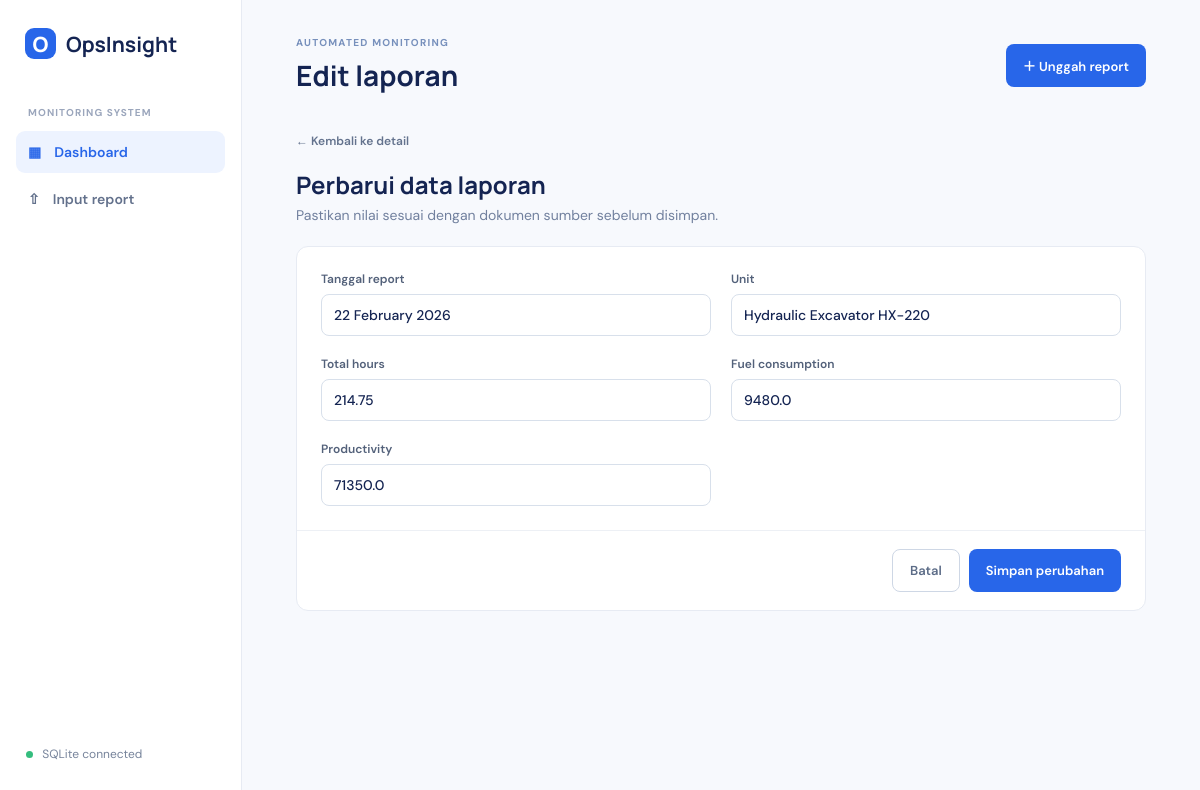
Page /reports/3/edit on the committed database.
### tables this page shows
CREATE TABLE reports (
          id INTEGER PRIMARY KEY AUTOINCREMENT,
          report_date TEXT NOT NULL,
          unit TEXT NOT NULL,
          total_hours REAL NOT NULL DEFAULT 0,
          fuel_consumption REAL NOT NULL DEFAULT 0,
          productivity REAL NOT NULL DEFAULT 0,
          source_file TEXT,
          created_at TEXT NOT NULL DEFAULT CURRENT_TIMESTAMP
        );

### app.py (the view, shortened to what this page needs)
@app.route("/reports/<int:report_id>/edit", methods=["GET", "POST"])
def edit_report(report_id):
    report = get_report_or_404(report_id)
    return render_template("report_edit.html", report=report)

### app.py (called while the page is built)
def get_db():
    if "db" not in g:
        g.db = sqlite3.connect(DB_PATH)
        g.db.row_factory = sqlite3.Row
    return g.db

def get_report_or_404(report_id: int):
    report = get_db().execute("SELECT * FROM reports WHERE id = ?", (report_id,)).fetchone()
    if report is None:
        abort(404)
    return report

### templates/report_edit.html (shortened to what this page needs)
{% extends 'base.html' %}
{% block heading %}Edit laporan{% endblock %}
{% block content %}
<section class="detail-header edit-heading">
  <div><a class="back-link" href="{{ url_for('view_report', report_id=report['id']) }}">← Kembali ke detail</a><h2>Perbarui data laporan</h2><p>Pastikan nilai sesuai dengan dokumen sumber sebelum disimpan.</p></div>
</section>
<form method="post" class="edit-card">
  <div class="form-grid">
    <label><span>Tanggal report</span><input name="report_date" value="{{ report['report_date'] }}" required></label>
    <label><span>Unit</span><input name="unit" value="{{ report['unit'] }}" required></label>
    <label><span>Total hours</span><input name="total_hours" inputmode="decimal" value="{{ report['total_hours'] }}" required></label>
    <label><span>Fuel consumption</span><input name="fuel_consumption" inputmode="decimal" value="{{ report['fuel_consumption'] }}" required></label>
    <label><span>Productivity</span><input name="productivity" inputmode="decimal" value="{{ report['productivity'] }}" required></label>
  </div>
  <div class="edit-footer"><a class="btn ghost" href="{{ url_for('view_report', report_id=report['id']) }}">Batal</a><button class="btn" type="submit">Simpan perubahan</button></div>
</form>
{% endblock %}

### static/style.css (style rules this page uses)
:root { --ink:#142452;--muted:#71809e;--line:#e7ebf3;--blue:#2866e9;--soft:#f6f8fc;--green:#25a86a }
* { box-sizing:border-box }
body { margin:0;background:#f7f9fd;color:var(--ink);font-family:'DM Sans',sans-serif }
h1,h2,h3,p { margin-top:0 }
h2 { font:700 21px Manrope;margin-bottom:8px }
.upload-link,.btn { background:var(--blue);color:#fff;border:0;border-radius:8px;padding:12px 17px;font:600 13px 'DM Sans';text-decoration:none;cursor:pointer }
.btn.ghost { background:#fff;border:1px solid #ced7e5;color:#5c6c87 }
.detail-header { display:flex;align-items:flex-end;justify-content:space-between;margin-bottom:22px }
.detail-header h2 { font-size:24px;margin:18px 0 5px }
.detail-header p { margin:0;color:var(--muted);font-size:14px }
.back-link { color:#64738e;text-decoration:none;font-size:12px;font-weight:600 }
.detail-grid article,.record-card,.edit-card { background:#fff;border:1px solid var(--line);border-radius:12px }
.edit-heading { align-items:flex-start }
.edit-card { max-width:850px }
.form-grid { display:grid;grid-template-columns:1fr 1fr;gap:20px;padding:24px }
.form-grid label { display:grid;gap:7px }
.form-grid label span { color:#53617a;font-size:12px;font-weight:600 }
.form-grid input { width:100%;border:1px solid #d8e0eb;border-radius:8px;padding:11px 12px;color:var(--ink);font:500 14px 'DM Sans';outline:none }
.edit-footer { display:flex;justify-content:flex-end;gap:9px;padding:18px 24px;border-top:1px solid #edf0f5 }

### rows in the picture
reports: report_date "22 February 2026", unit "Hydraulic Excavator HX-220", total_hours "214.75", fuel_consumption "9480.0", productivity "71350.0"
